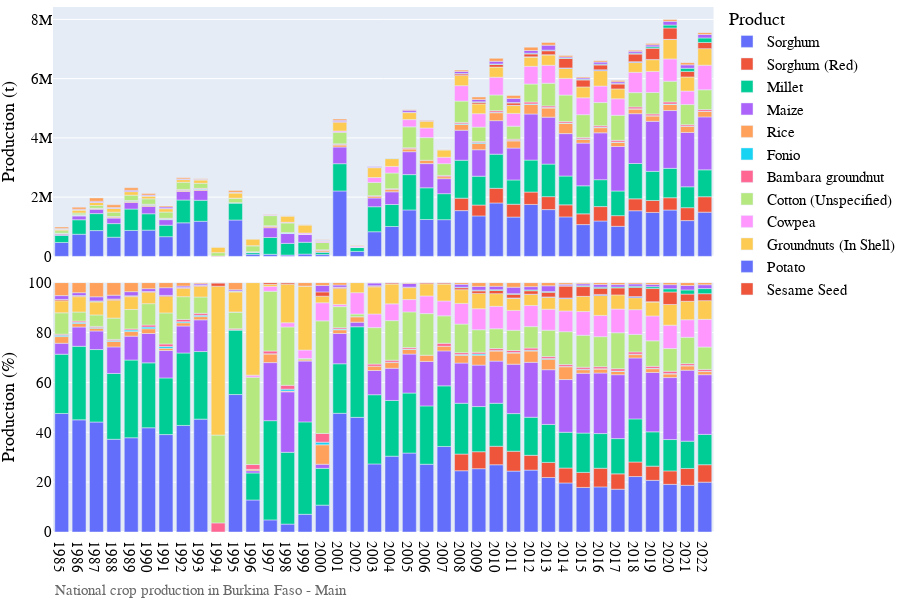
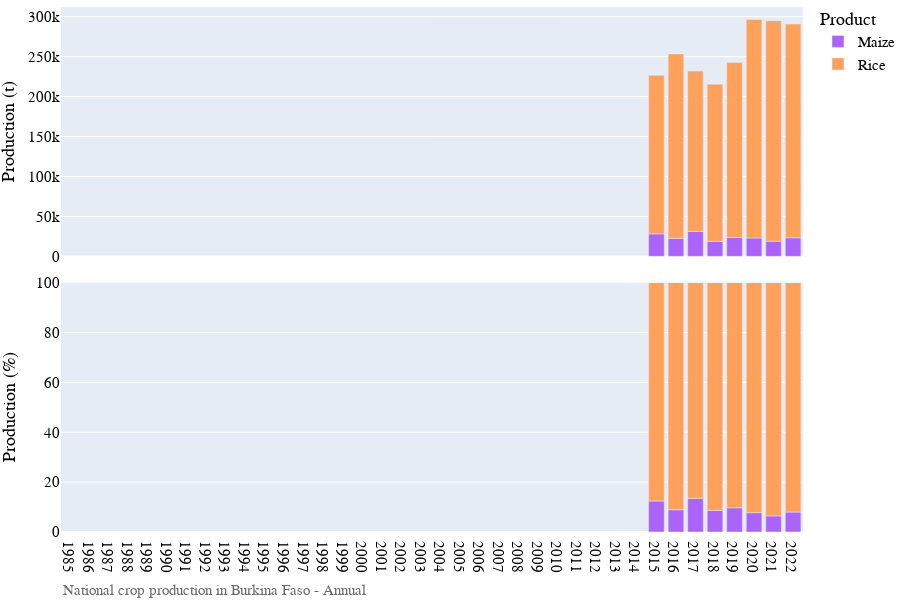

Notebook code for these charts, in order:
### Markdown cell above
# Visualization of production data

### Code cell
# Bar chart of national crop production
country_iso, country_name = 'BF', 'Burkina Faso'
df = pd.read_csv('../data/crop/adm_crop_production_%s.csv' % country_iso, index_col=0)
df['year'] = df['harvest_year']
year = [df['year'].min(), df['year'].max()]
product_order = ['Sorghum','Sorghum (Red)','Millet','Maize','Rice','Fonio']
for season_name in ['Main','Annual']:
    footnote = 'National crop production in %s - %s' % (country_name, season_name)
    fn_save = '../figures/%s_bar_natgrainprod_%s.png' % (country_iso, season_name)
    sub = df[df['season_name'] == season_name]
    fig = PlotBarProduction(sub, year, product_order, footnote, fn_save)
    fig.show()

### Figure 1 — Plotly figure (JSON) as saved in the notebook; plotly's stock layout.template omitted (floating-point values rounded to 4 significant figures)
{"data": [{"alignmentgroup": "True", "hovertemplate": "product=Sorghum<br>season_name=Main<br>type=orig_unit<br>year=%{x}<br>value=%{y}<extra></extra>", "legendgroup": "Sorghum", "marker": {"color": "#636efa", "pattern": {"shape": ""}}, "name": "Sorghum", "offsetgroup": "Sorghum", "orientation": "v", "showlegend": true, "textposition": "auto", "type": "bar", "x": [1985, 1986, 1987, 1988, 1989, 1990, 1991, 1992, 1993, 1995, 1996, 1997, 1998, 1999, 2000, 2001, 2002, 2003, 2004, 2005, 2006, 2007, 2008, 2009, 2010, 2011, 2012, 2013, 2014, 2015, 2016, 2017, 2018, 2019, 2020, 2021, 2022], "xaxis": "x2", "y": [469863, 747021, 870020, 646953, 875401, 886068, 665457, 1132600, 1185100, 1227468, 74064, 69337, 43394, 76572, 60065, 2208000.0, 166960, 831320, 1009000.0, 1568000.0, 1244000.0, 1239000.0, 1545000.0, 1366000.0, 1803000.0, 1327000.0, 1753171, 1578874, 1333427, 1073000.0, 1194000.0, 1015000.0, 1541000.0, 1483000.0, 1565000.0, 1208000.0, 1492000.0], "yaxis": "y2"}, {"alignmentgroup": "True", "hovertemplate": "product=Sorghum<br>season_name=Main<br>type=percent<br>year=%{x}<br>value=%{y}<extra></extra>", "legendgroup": "Sorghum", "marker": {"color": "#636efa", "pattern": {"shape": ""}}, "name": "Sorghum", "offsetgroup": "Sorghum", "orientation": "v", "showlegend": false, "textposition": "auto", "type": "bar", "x": [1985, 1986, 1987, 1988, 1989, 1990, 1991, 1992, 1993, 1995, 1996, 1997, 1998, 1999, 2000, 2001, 2002, 2003, 2004, 2005, 2006, 2007, 2008, 2009, 2010, 2011, 2012, 2013, 2014, 2015, 2016, 2017, 2018, 2019, 2020, 2021, 2022], "xaxis": "x", "y": [47.54, 44.98, 44.1, 37.18, 37.8, 41.79, 39.07, 42.73, 45.26, 55.12, 12.84, 4.863, 3.164, 7.096, 10.77, 47.6, 45.97, 27.3, 30.4, 31.66, 27.18, 34.31, 24.57, 25.39, 26.97, 24.42, 24.82, 21.86, 19.67, 17.87, 18.09, 17.16, 22.23, 20.71, 19.11, 18.73, 19.99], "yaxis": "y"}, {"alignmentgroup": "True", "hovertemplate": "product=Sorghum (Red)<br>season_name=Main<br>type=orig_unit<br>year=%{x}<br>value=%{y}<extra></extra>", "legendgroup": "Sorghum (Red)", "marker": {"color": "#EF553B", "pattern": {"shape": ""}}, "name": "Sorghum (Red)", "offsetgroup": "Sorghum (Red)", "orientation": "v", "showlegend": true, "textposition": "auto", "type": "bar", "x": [2008, 2009, 2010, 2011, 2012, 2013, 2014, 2015, 2016, 2017, 2018, 2019, 2020, 2021, 2022], "xaxis": "x2", "y": [419921, 365917, 495200.0, 432970, 418646, 437512, 405227, 362500.0, 486400.0, 360700.0, 401000.0, 403800.0, 414500.0, 435900.0, 521500.0], "yaxis": "y2"}, {"alignmentgroup": "True", "hovertemplate": "product=Sorghum (Red)<br>season_name=Main<br>type=percent<br>year=%{x}<br>value=%{y}<extra></extra>", "legendgroup": "Sorghum (Red)", "marker": {"color": "#EF553B", "pattern": {"shape": ""}}, "name": "Sorghum (Red)", "offsetgroup": "Sorghum (Red)", "orientation": "v", "showlegend": false, "textposition": "auto", "type": "bar", "x": [2008, 2009, 2010, 2011, 2012, 2013, 2014, 2015, 2016, 2017, 2018, 2019, 2020, 2021, 2022], "xaxis": "x", "y": [6.679, 6.801, 7.408, 7.969, 5.927, 6.058, 5.978, 6.037, 7.474, 6.156, 5.831, 5.698, 5.403, 6.761, 6.987], "yaxis": "y"}, {"alignmentgroup": "True", "hovertemplate": "product=Millet<br>season_name=Main<br>type=orig_unit<br>year=%{x}<br>value=%{y}<extra></extra>", "legendgroup": "Millet", "marker": {"color": "#00cc96", "pattern": {"shape": ""}}, "name": "Millet", "offsetgroup": "Millet", "orientation": "v", "showlegend": true, "textposition": "auto", "type": "bar", "x": [1985, 1986, 1987, 1988, 1989, 1990, 1991, 1992, 1993, 1995, 1996, 1997, 1998, 1999, 2000, 2001, 2002, 2003, 2004, 2005, 2006, 2007, 2008, 2009, 2010, 2011, 2012, 2013, 2014, 2015, 2016, 2017, 2018, 2019, 2020, 2021, 2022], "xaxis": "x2", "y": [234791, 489604, 573466, 459295, 721488, 551905, 386731, 770100, 709500, 575877, 62475, 567200.0, 394900.0, 399900.0, 82207, 920900.0, 132000.0, 844900.0, 741600.0, 1192000.0, 1071000.0, 877600.0, 1281000.0, 973900.0, 1153000.0, 819800.0, 1078000.0, 1098632, 972539, 946200.0, 907500.0, 831500.0, 1194000.0, 983000.0, 991400.0, 705300.0, 907700.0], "yaxis": "y2"}, {"alignmentgroup": "True", "hovertemplate": "product=Millet<br>season_name=Main<br>type=percent<br>year=%{x}<br>value=%{y}<extra></extra>", "legendgroup": "Millet", "marker": {"color": "#00cc96", "pattern": {"shape": ""}}, "name": "Millet", "offsetgroup": "Millet", "orientation": "v", "showlegend": false, "textposition": "auto", "type": "bar", "x": [1985, 1986, 1987, 1988, 1989, 1990, 1991, 1992, 1993, 1995, 1996, 1997, 1998, 1999, 2000, 2001, 2002, 2003, 2004, 2005, 2006, 2007, 2008, 2009, 2010, 2011, 2012, 2013, 2014, 2015, 2016, 2017, 2018, 2019, 2020, 2021, 2022], "xaxis": "x", "y": [23.75, 29.48, 29.07, 26.4, 31.15, 26.03, 22.71, 29.05, 27.1, 25.86, 10.83, 39.78, 28.8, 37.06, 14.74, 19.86, 36.34, 27.75, 22.35, 24.06, 23.39, 24.29, 20.38, 18.1, 17.24, 15.09, 15.27, 15.21, 14.35, 15.75, 13.91, 14.14, 17.29, 13.75, 12.57, 10.94, 12.16], "yaxis": "y"}, {"alignmentgroup": "True", "hovertemplate": "product=Maize<br>season_name=Main<br>type=orig_unit<br>year=%{x}<br>value=%{y}<extra></extra>", "legendgroup": "Maize", "marker": {"color": "#ab63fa", "pattern": {"shape": ""}}, "name": "Maize", "offsetgroup": "Maize", "orientation": "v", "showlegend": true, "textposition": "auto", "type": "bar", "x": [1985, 1986, 1987, 1988, 1989, 1990, 1991, 1992, 1993, 1996, 1997, 1998, 1999, 2000, 2001, 2002, 2003, 2004, 2005, 2006, 2007, 2008, 2009, 2010, 2011, 2012, 2013, 2014, 2015, 2016, 2017, 2018, 2019, 2020, 2021, 2022], "xaxis": "x2", "y": [43481, 128400.0, 146855, 185125, 222100.0, 249744, 187212, 286900, 333300, 5227, 332000.0, 332600.0, 263100.0, 9224, 563600.0, 6628, 295800.0, 428800.0, 774400.0, 816800.0, 506900.0, 1014000.0, 894500.0, 1130000.0, 1077000.0, 1556000.0, 1585420, 1433077, 1441000.0, 1582000.0, 1502000.0, 1682000.0, 1689000.0, 1952000.0, 1834000.0, 1787000.0], "yaxis": "y2"}, {"alignmentgroup": "True", "hovertemplate": "product=Maize<br>season_name=Main<br>type=percent<br>year=%{x}<br>value=%{y}<extra></extra>", "legendgroup": "Maize", "marker": {"color": "#ab63fa", "pattern": {"shape": ""}}, "name": "Maize", "offsetgroup": "Maize", "orientation": "v", "showlegend": false, "textposition": "auto", "type": "bar", "x": [1985, 1986, 1987, 1988, 1989, 1990, 1991, 1992, 1993, 1996, 1997, 1998, 1999, 2000, 2001, 2002, 2003, 2004, 2005, 2006, 2007, 2008, 2009, 2010, 2011, 2012, 2013, 2014, 2015, 2016, 2017, 2018, 2019, 2020, 2021, 2022], "xaxis": "x", "y": [4.399, 7.733, 7.444, 10.64, 9.589, 11.78, 10.99, 10.82, 12.73, 0.9061, 23.29, 24.25, 24.38, 1.654, 12.15, 1.825, 9.714, 12.92, 15.63, 17.84, 14.03, 16.12, 16.63, 16.9, 19.82, 22.03, 21.95, 21.14, 24.0, 24.28, 25.63, 24.44, 23.81, 24.85, 28.45, 23.94], "yaxis": "y"}, {"alignmentgroup": "True", "hovertemplate": "product=Rice<br>season_name=Main<br>type=orig_unit<br>year=%{x}<br>value=%{y}<extra></extra>", "legendgroup": "Rice", "marker": {"color": "#FFA15A", "pattern": {"shape": ""}}, "name": "Rice", "offsetgroup": "Rice", "orientation": "v", "showlegend": true, "textposition": "auto", "type": "bar", "x": [1985, 1986, 1987, 1988, 1989, 1990, 1991, 1992, 1993, 1995, 1996, 1997, 1998, 1999, 2000, 2001, 2002, 2003, 2004, 2005, 2006, 2007, 2008, 2009, 2010, 2011, 2012, 2013, 2014, 2015, 2016, 2017, 2018, 2019, 2020, 2021, 2022], "xaxis": "x2", "y": [26465, 24070.0, 21924, 38375, 42580.0, 40429, 15356, 34200, 33570, 1784, 3118, 49870.0, 3950, 5119, 43450.0, 68750.0, 7999, 52490.0, 75500.0, 93880.0, 113100.0, 66440.0, 194600.0, 213600.0, 268600.0, 240868, 320300.0, 305388, 347497, 131600.0, 174300.0, 141100.0, 154700.0, 180600.0, 206100.0, 204000.0, 182000.0], "yaxis": "y2"}, {"alignmentgroup": "True", "hovertemplate": "product=Rice<br>season_name=Main<br>type=percent<br>year=%{x}<br>value=%{y}<extra></extra>", "legendgroup": "Rice", "marker": {"color": "#FFA15A", "pattern": {"shape": ""}}, "name": "Rice", "offsetgroup": "Rice", "orientation": "v", "showlegend": false, "textposition": "auto", "type": "bar", "x": [1985, 1986, 1987, 1988, 1989, 1990, 1991, 1992, 1993, 1995, 1996, 1997, 1998, 1999, 2000, 2001, 2002, 2003, 2004, 2005, 2006, 2007, 2008, 2009, 2010, 2011, 2012, 2013, 2014, 2015, 2016, 2017, 2018, 2019, 2020, 2021, 2022], "xaxis": "x", "y": [2.677, 1.449, 1.111, 2.206, 1.839, 1.907, 0.9016, 1.29, 1.282, 0.08011, 0.5405, 3.498, 0.2881, 0.4744, 7.794, 1.482, 2.202, 1.724, 2.275, 1.895, 2.471, 1.839, 3.094, 3.97, 4.018, 4.433, 4.534, 4.229, 5.126, 1.422, 1.573, 1.272, 1.339, 1.505, 1.451, 1.737, 1.254], "yaxis": "y"}, {"alignmentgroup": "True", "hovertemplate": "product=Fonio<br>season_name=Main<br>type=orig_unit<br>year=%{x}<br>value=%{y}<extra></extra>", "legendgroup": "Fonio", "marker": {"color": "#19d3f3", "pattern": {"shape": ""}}, "name": "Fonio", "offsetgroup": "Fonio", "orientation": "v", "showlegend": true, "textposition": "auto", "type": "bar", "x": [1985, 1986, 1987, 1988, 1989, 1990, 1991, 1992, 1993, 1997, 1998, 2000, 2001, 2004, 2005, 2008, 2009, 2010, 2011, 2012, 2013, 2014, 2015, 2016, 2017, 2018, 2019, 2020, 2021, 2022], "xaxis": "x2", "y": [5188, 7042.0, 6509, 5737.0, 13777, 13800, 12244, 12030.0, 13500, 239.6, 10600.0, 5904.0, 12300.0, 5678.0, 7813.0, 19548, 26100, 18315, 14473, 20430, 19886, 8559, 13090.0, 10940.0, 10070.0, 11270.0, 10240.0, 10760.0, 7550.0, 8187.0], "yaxis": "y2"}, {"alignmentgroup": "True", "hovertemplate": "product=Fonio<br>season_name=Main<br>type=percent<br>year=%{x}<br>value=%{y}<extra></extra>", "legendgroup": "Fonio", "marker": {"color": "#19d3f3", "pattern": {"shape": ""}}, "name": "Fonio", "offsetgroup": "Fonio", "orientation": "v", "showlegend": false, "textposition": "auto", "type": "bar", "x": [1985, 1986, 1987, 1988, 1989, 1990, 1991, 1992, 1993, 1997, 1998, 2000, 2001, 2004, 2005, 2008, 2009, 2010, 2011, 2012, 2013, 2014, 2015, 2016, 2017, 2018, 2019, 2020, 2021, 2022], "xaxis": "x", "y": [0.5249, 0.4241, 0.3299, 0.3297, 0.5949, 0.6509, 0.7189, 0.4537, 0.5156, 0.01681, 0.7728, 1.059, 0.2652, 0.1711, 0.1577, 0.3109, 0.4851, 0.274, 0.2664, 0.2892, 0.2754, 0.1263, 0.218, 0.168, 0.1719, 0.1639, 0.1445, 0.1403, 0.1171, 0.1097], "yaxis": "y"}, {"alignmentgroup": "True", "hovertemplate": "product=Bambara groundnut<br>season_name=Main<br>type=orig_unit<br>year=%{x}<br>value=%{y}<extra></extra>", "legendgroup": "Bambara groundnut", "marker": {"color": "#FF6692", "pattern": {"shape": ""}}, "name": "Bambara groundnut", "offsetgroup": "Bambara groundnut", "orientation": "v", "showlegend": true, "textposition": "auto", "type": "bar", "x": [1985, 1986, 1987, 1988, 1989, 1990, 1991, 1992, 1993, 1994, 1995, 1996, 1997, 1998, 2000, 2001, 2002, 2003, 2004, 2005, 2007, 2008, 2009, 2010, 2011, 2012, 2013, 2014, 2015, 2016, 2017, 2018, 2019, 2020, 2021, 2022], "xaxis": "x2", "y": [4336, 8256.0, 7481.0, 8364.0, 10720.0, 17701, 17323, 24030, 20980, 11820.0, 9348.0, 11160.0, 16060.0, 21240.0, 19450.0, 25240.0, 73.5, 25820.0, 25640.0, 28770.0, 43310.0, 47400.0, 38280.0, 50500.0, 42310.0, 63640.0, 53700.0, 49700.0, 46880.0, 52050.0, 56130.0, 63390.0, 58440.0, 74650.0, 49410.0, 57210.0], "yaxis": "y2"}, {"alignmentgroup": "True", "hovertemplate": "product=Bambara groundnut<br>season_name=Main<br>type=percent<br>year=%{x}<br>value=%{y}<extra></extra>", "legendgroup": "Bambara groundnut", "marker": {"color": "#FF6692", "pattern": {"shape": ""}}, "name": "Bambara groundnut", "offsetgroup": "Bambara groundnut", "orientation": "v", "showlegend": false, "textposition": "auto", "type": "bar", "x": [1985, 1986, 1987, 1988, 1989, 1990, 1991, 1992, 1993, 1994, 1995, 1996, 1997, 1998, 2000, 2001, 2002, 2003, 2004, 2005, 2007, 2008, 2009, 2010, 2011, 2012, 2013, 2014, 2015, 2016, 2017, 2018, 2019, 2020, 2021, 2022], "xaxis": "x", "y": [0.4387, 0.4971, 0.3792, 0.4807, 0.463, 0.8349, 1.017, 0.9066, 0.8013, 3.65, 0.4198, 1.934, 1.127, 1.549, 3.489, 0.5441, 0.02024, 0.8478, 0.7727, 0.5807, 1.199, 0.7539, 0.7114, 0.7555, 0.7788, 0.9009, 0.7437, 0.7331, 0.7805, 0.7965, 0.9576, 0.921, 0.8245, 0.9732, 0.7663, 0.7665], "yaxis": "y"}, {"alignmentgroup": "True", "hovertemplate": "product=Cotton (Unspecified)<br>season_name=Main<br>type=orig_unit<br>year=%{x}<br>value=%{y}<extra></extra>", "legendgroup": "Cotton (Unspecified)", "marker": {"color": "#B6E880", "pattern": {"shape": ""}}, "name": "Cotton (Unspecified)", "offsetgroup": "Cotton (Unspecified)", "orientation": "v", "showlegend": true, "textposition": "auto", "type": "bar", "x": [1985, 1986, 1987, 1988, 1989, 1990, 1991, 1992, 1993, 1994, 1995, 1996, 1997, 1998, 1999, 2000, 2001, 2002, 2003, 2004, 2005, 2006, 2007, 2008, 2009, 2010, 2011, 2012, 2013, 2014, 2015, 2016, 2017, 2018, 2019, 2020, 2021, 2022], "xaxis": "x2", "y": [84654, 60250, 91049, 148625, 180397, 181682, 211995, 241703, 171500, 114116, 149432, 201993, 341300.0, 320900.0, 6211, 251800.0, 393200.0, 3791, 445756, 527100.0, 707700.0, 764700.0, 397300.0, 720700.0, 485000.0, 530400.0, 441100.0, 607000.0, 766221, 894982, 768900.0, 784800.0, 844300.0, 482200.0, 724200.0, 698900.0, 680800.0, 668600.0], "yaxis": "y2"}, {"alignmentgroup": "True", "hovertemplate": "product=Cotton (Unspecified)<br>season_name=Main<br>type=percent<br>year=%{x}<br>value=%{y}<extra></extra>", "legendgroup": "Cotton (Unspecified)", "marker": {"color": "#B6E880", "pattern": {"shape": ""}}, "name": "Cotton (Unspecified)", "offsetgroup": "Cotton (Unspecified)", "orientation": "v", "showlegend": false, "textposition": "auto", "type": "bar", "x": [1985, 1986, 1987, 1988, 1989, 1990, 1991, 1992, 1993, 1994, 1995, 1996, 1997, 1998, 1999, 2000, 2001, 2002, 2003, 2004, 2005, 2006, 2007, 2008, 2009, 2010, 2011, 2012, 2013, 2014, 2015, 2016, 2017, 2018, 2019, 2020, 2021, 2022], "xaxis": "x", "y": [8.564, 3.628, 4.615, 8.542, 7.79, 8.569, 12.45, 9.119, 6.55, 35.23, 6.71, 35.02, 23.94, 23.4, 0.5756, 45.16, 8.477, 1.044, 14.64, 15.88, 14.29, 16.7, 11.0, 11.46, 9.015, 7.934, 8.119, 8.593, 10.61, 13.2, 12.8, 12.06, 14.41, 7.012, 10.22, 9.082, 10.56, 8.958], "yaxis": "y"}, {"alignmentgroup": "True", "hovertemplate": "product=Cowpea<br>season_name=Main<br>type=orig_unit<br>year=%{x}<br>value=%{y}<extra></extra>", "legendgroup": "Cowpea", "marker": {"color": "#FF97FF", "pattern": {"shape": ""}}, "name": "Cowpea", "offsetgroup": "Cowpea", "orientation": "v", "showlegend": true, "textposition": "auto", "type": "bar", "x": [1995, 1996, 1997, 1998, 1999, 2000, 2001, 2002, 2003, 2004, 2005, 2006, 2007, 2008, 2009, 2010, 2011, 2012, 2013, 2014, 2015, 2016, 2017, 2018, 2019, 2020, 2021, 2022], "xaxis": "x2", "y": [906.8, 4779.0, 27678, 23190.0, 36294, 40411, 40390.0, 31189, 166100.0, 222800.0, 244500.0, 323800.0, 215400.0, 521700.0, 453600.0, 600400.0, 432084, 598500.0, 605760, 562936, 571300.0, 556900.0, 557400.0, 685100.0, 710600.0, 752600.0, 454800.0, 829200.0], "yaxis": "y2"}, {"alignmentgroup": "True", "hovertemplate": "product=Cowpea<br>season_name=Main<br>type=percent<br>year=%{x}<br>value=%{y}<extra></extra>", "legendgroup": "Cowpea", "marker": {"color": "#FF97FF", "pattern": {"shape": ""}}, "name": "Cowpea", "offsetgroup": "Cowpea", "orientation": "v", "showlegend": false, "textposition": "auto", "type": "bar", "x": [1995, 1996, 1997, 1998, 1999, 2000, 2001, 2002, 2003, 2004, 2005, 2006, 2007, 2008, 2009, 2010, 2011, 2012, 2013, 2014, 2015, 2016, 2017, 2018, 2019, 2020, 2021, 2022], "xaxis": "x", "y": [0.04072, 0.8285, 1.941, 1.691, 3.364, 7.248, 0.8708, 8.587, 5.454, 6.714, 4.937, 7.073, 5.963, 8.297, 8.431, 8.981, 7.953, 8.473, 8.388, 8.305, 9.513, 8.517, 9.487, 9.935, 9.99, 9.35, 7.054, 11.11], "yaxis": "y"}, {"alignmentgroup": "True", "hovertemplate": "product=Groundnuts (In Shell)<br>season_name=Main<br>type=orig_unit<br>year=%{x}<br>value=%{y}<extra></extra>", "legendgroup": "Groundnuts (In Shell)", "marker": {"color": "#FECB52", "pattern": {"shape": ""}}, "name": "Groundnuts (In Shell)", "offsetgroup": "Groundnuts (In Shell)", "orientation": "v", "showlegend": true, "textposition": "auto", "type": "bar", "x": [1985, 1986, 1987, 1988, 1989, 1990, 1991, 1992, 1993, 1994, 1995, 1996, 1997, 1998, 1999, 2000, 2001, 2002, 2003, 2004, 2005, 2006, 2007, 2008, 2009, 2010, 2011, 2012, 2013, 2014, 2015, 2016, 2017, 2018, 2019, 2020, 2021, 2022], "xaxis": "x2", "y": [47732, 102544, 102782, 125234, 119148, 97762, 112729, 90500, 113500, 193314, 179005, 214030, 12441, 212300.0, 276600.0, 14693, 295600.0, 14564, 332100.0, 263700.0, 237300.0, 224800.0, 244600.0, 346300.0, 330600.0, 340166, 265300.0, 311300.0, 349684, 335225, 365900.0, 520200.0, 334700.0, 330400.0, 398100.0, 658300.0, 477300.0, 559100.0], "yaxis": "y2"}, {"alignmentgroup": "True", "hovertemplate": "product=Groundnuts (In Shell)<br>season_name=Main<br>type=percent<br>year=%{x}<br>value=%{y}<extra></extra>", "legendgroup": "Groundnuts (In Shell)", "marker": {"color": "#FECB52", "pattern": {"shape": ""}}, "name": "Groundnuts (In Shell)", "offsetgroup": "Groundnuts (In Shell)", "orientation": "v", "showlegend": false, "textposition": "auto", "type": "bar", "x": [1985, 1986, 1987, 1988, 1989, 1990, 1991, 1992, 1993, 1994, 1995, 1996, 1997, 1998, 1999, 2000, 2001, 2002, 2003, 2004, 2005, 2006, 2007, 2008, 2009, 2010, 2011, 2012, 2013, 2014, 2015, 2016, 2017, 2018, 2019, 2020, 2021, 2022], "xaxis": "x", "y": [4.829, 6.175, 5.21, 7.198, 5.145, 4.611, 6.619, 3.414, 4.335, 59.68, 8.038, 37.1, 0.8726, 15.48, 25.63, 2.635, 6.373, 4.01, 10.91, 7.947, 4.79, 4.91, 6.771, 5.508, 6.145, 5.088, 4.883, 4.407, 4.842, 4.945, 6.092, 7.98, 5.706, 4.796, 5.599, 8.301, 7.402, 7.49], "yaxis": "y"}, {"alignmentgroup": "True", "hovertemplate": "product=Potato<br>season_name=Main<br>type=orig_unit<br>year=%{x}<br>value=%{y}<extra></extra>", "legendgroup": "Potato", "marker": {"color": "#636efa", "pattern": {"shape": ""}}, "name": "Potato", "offsetgroup": "Potato", "orientation": "v", "showlegend": true, "textposition": "auto", "type": "bar", "x": [2011, 2012, 2013, 2014, 2016, 2018, 2019, 2020], "xaxis": "x2", "y": [6300, 7675, 7775, 18500, 27555, 29400, 6164, 1231], "yaxis": "y2"}, {"alignmentgroup": "True", "hovertemplate": "product=Potato<br>season_name=Main<br>type=percent<br>year=%{x}<br>value=%{y}<extra></extra>", "legendgroup": "Potato", "marker": {"color": "#636efa", "pattern": {"shape": ""}}, "name": "Potato", "offsetgroup": "Potato", "orientation": "v", "showlegend": false, "textposition": "auto", "type": "bar", "x": [2011, 2012, 2013, 2014, 2016, 2018, 2019, 2020], "xaxis": "x", "y": [0.116, 0.1087, 0.1077, 0.2729, 0.4234, 0.4275, 0.08698, 0.01605], "yaxis": "y"}, {"alignmentgroup": "True", "hovertemplate": "product=Sesame Seed<br>season_name=Main<br>type=orig_unit<br>year=%{x}<br>value=%{y}<extra></extra>", "legendgroup": "Sesame Seed", "marker": {"color": "#EF553B", "pattern": {"shape": ""}}, "name": "Sesame Seed", "offsetgroup": "Sesame Seed", "orientation": "v", "showlegend": true, "textposition": "auto", "type": "bar", "x": [1985, 1986, 1987, 1988, 1989, 1990, 1991, 1992, 1993, 1994, 1995, 1997, 1998, 2000, 2001, 2003, 2004, 2005, 2006, 2007, 2008, 2009, 2010, 2011, 2012, 2013, 2014, 2015, 2016, 2017, 2018, 2019, 2020, 2021, 2022], "xaxis": "x2", "y": [5443, 4903.0, 5762.0, 7437.0, 6728.0, 5569, 6976.0, 5800.0, 9400, 4456.0, 5431.0, 9582.0, 8108.0, 9670.0, 22400.0, 10540.0, 17150.0, 9824.0, 19750.0, 19470.0, 49900.0, 55380.0, 87620.0, 79950.0, 98823, 132700.0, 321837, 235100.0, 164200.0, 164000.0, 255200.0, 374700.0, 384600.0, 186400.0, 208800.0], "yaxis": "y2"}, {"alignmentgroup": "True", "hovertemplate": "product=Sesame Seed<br>season_name=Main<br>type=percent<br>year=%{x}<br>value=%{y}<extra></extra>", "legendgroup": "Sesame Seed", "marker": {"color": "#EF553B", "pattern": {"shape": ""}}, "name": "Sesame Seed", "offsetgroup": "Sesame Seed", "orientation": "v", "showlegend": false, "textposition": "auto", "type": "bar", "x": [1985, 1986, 1987, 1988, 1989, 1990, 1991, 1992, 1993, 1994, 1995, 1997, 1998, 2000, 2001, 2003, 2004, 2005, 2006, 2007, 2008, 2009, 2010, 2011, 2012, 2013, 2014, 2015, 2016, 2017, 2018, 2019, 2020, 2021, 2022], "xaxis": "x", "y": [0.5507, 0.2952, 0.292, 0.4274, 0.2905, 0.2627, 0.4096, 0.2188, 0.359, 1.376, 0.2439, 0.6721, 0.5913, 1.734, 0.483, 0.3462, 0.5169, 0.1983, 0.4314, 0.5391, 0.7936, 1.029, 1.311, 1.472, 1.399, 1.837, 4.748, 3.914, 2.519, 2.796, 3.693, 5.287, 5.014, 2.892, 2.797], "yaxis": "y"}, {"alignmentgroup": "True", "hovertemplate": "product=Soybean<br>season_name=Main<br>type=orig_unit<br>year=%{x}<br>value=%{y}<extra></extra>", "legendgroup": "Soybean", "marker": {"color": "#00cc96", "pattern": {"shape": ""}}, "name": "Soybean", "offsetgroup": "Soybean", "orientation": "v", "showlegend": true, "textposition": "auto", "type": "bar", "x": [1985, 1986, 1987, 1988, 1989, 1990, 1991, 1992, 1993, 1994, 1995, 2001, 2003, 2004, 2008, 2009, 2010, 2011, 2012, 2013, 2014, 2015, 2016, 2017, 2018, 2019, 2020, 2021, 2022], "xaxis": "x2", "y": [2, 2125, 2458, 681, 711, 370, 132, 100, 100, 5, 2551, 2084.0, 2083.0, 975.5, 11598, 14750.0, 18030.0, 14630.0, 23320.0, 20980.0, 13380.0, 20020.0, 25850.0, 18500.0, 31310.0, 51710.0, 98510.0, 106700.0, 152500.0], "yaxis": "y2"}, {"alignmentgroup": "True", "hovertemplate": "product=Soybean<br>season_name=Main<br>type=percent<br>year=%{x}<br>value=%{y}<extra></extra>", "legendgroup": "Soybean", "marker": {"color": "#00cc96", "pattern": {"shape": ""}}, "name": "Soybean", "offsetgroup": "Soybean", "orientation": "v", "showlegend": false, "textposition": "auto", "type": "bar", "x": [1985, 1986, 1987, 1988, 1989, 1990, 1991, 1992, 1993, 1994, 1995, 2001, 2003, 2004, 2008, 2009, 2010, 2011, 2012, 2013, 2014, 2015, 2016, 2017, 2018, 2019, 2020, 2021, 2022], "xaxis": "x", "y": [0.0002023, 0.128, 0.1246, 0.03914, 0.0307, 0.01745, 0.00775, 0.003773, 0.003819, 0.001544, 0.1146, 0.04493, 0.06839, 0.0294, 0.1845, 0.2742, 0.2697, 0.2694, 0.3301, 0.2905, 0.1974, 0.3334, 0.3972, 0.3158, 0.4554, 0.7296, 1.284, 1.654, 2.044], "yaxis": "y"}, {"alignmentgroup": "True", "hovertemplate": "product=Sweet Potatoes<br>season_name=Main<br>type=orig_unit<br>year=%{x}<br>value=%{y}<extra></extra>", "legendgroup": "Sweet Potatoes", "marker": {"color": "#ab63fa", "pattern": {"shape": ""}}, "name": "Sweet Potatoes", "offsetgroup": "Sweet Potatoes", "orientation": "v", "showlegend": true, "textposition": "auto", "type": "bar", "x": [1985, 1986, 1987, 1988, 1989, 1990, 1991, 1992, 1993, 1994, 1995, 1998, 1999, 2000, 2001, 2003, 2004, 2005, 2007, 2008, 2009, 2010, 2011, 2012, 2013, 2014, 2015, 2016, 2017, 2018, 2019, 2020, 2021, 2022], "xaxis": "x2", "y": [15066, 19508, 32504, 26702, 38899, 23708, 52458, 16200, 15000, 197, 11780.0, 151.8, 50.3, 14370.0, 41300.0, 34050.0, 695.1, 71690.0, 507.6, 73000.0, 81570.0, 92523, 139900.0, 92812, 167570, 37641, 47030.0, 70500.0, 58750.0, 64540.0, 66380.0, 126600.0, 114900.0, 115600.0], "yaxis": "y2"}, {"alignmentgroup": "True", "hovertemplate": "product=Sweet Potatoes<br>season_name=Main<br>type=percent<br>year=%{x}<br>value=%{y}<extra></extra>", "legendgroup": "Sweet Potatoes", "marker": {"color": "#ab63fa", "pattern": {"shape": ""}}, "name": "Sweet Potatoes", "offsetgroup": "Sweet Potatoes", "orientation": "v", "showlegend": false, "textposition": "auto", "type": "bar", "x": [1985, 1986, 1987, 1988, 1989, 1990, 1991, 1992, 1993, 1994, 1995, 1998, 1999, 2000, 2001, 2003, 2004, 2005, 2007, 2008, 2009, 2010, 2011, 2012, 2013, 2014, 2015, 2016, 2017, 2018, 2019, 2020, 2021, 2022], "xaxis": "x", "y": [1.524, 1.175, 1.648, 1.535, 1.68, 1.118, 3.08, 0.6112, 0.5729, 0.06082, 0.5291, 0.01107, 0.004662, 2.578, 0.8905, 1.118, 0.02095, 1.447, 0.01405, 1.161, 1.516, 1.384, 2.576, 1.314, 2.32, 0.5553, 0.7831, 1.083, 1.003, 0.9385, 0.9367, 1.65, 1.782, 1.549], "yaxis": "y"}, {"alignmentgroup": "True", "hovertemplate": "product=Yams<br>season_name=Main<br>type=orig_unit<br>year=%{x}<br>value=%{y}<extra></extra>", "legendgroup": "Yams", "marker": {"color": "#FFA15A", "pattern": {"shape": ""}}, "name": "Yams", "offsetgroup": "Yams", "orientation": "v", "showlegend": true, "textposition": "auto", "type": "bar", "x": [1985, 1986, 1987, 1988, 1989, 1990, 1991, 1992, 1993, 1995, 1999, 2000, 2001, 2003, 2005, 2007, 2008, 2009, 2010, 2011, 2012, 2013, 2014, 2015, 2016, 2017, 2018, 2019, 2020, 2021, 2022], "xaxis": "x2", "y": [51427, 66894, 112017, 87434, 83961, 51368, 34591, 36500, 12900, 63292, 15210.0, 6299, 44480.0, 4208.0, 17600.0, 1566.0, 43300.0, 80855, 97627, 99697, 113235, 91562, 43952, 28760.0, 47660.0, 46730.0, 35910.0, 50150.0, 62190.0, 74280.0, 62660.0], "yaxis": "y2"}, {"alignmentgroup": "True", "hovertemplate": "product=Yams<br>season_name=Main<br>type=percent<br>year=%{x}<br>value=%{y}<extra></extra>", "legendgroup": "Yams", "marker": {"color": "#FFA15A", "pattern": {"shape": ""}}, "name": "Yams", "offsetgroup": "Yams", "orientation": "v", "showlegend": false, "textposition": "auto", "type": "bar", "x": [1985, 1986, 1987, 1988, 1989, 1990, 1991, 1992, 1993, 1995, 1999, 2000, 2001, 2003, 2005, 2007, 2008, 2009, 2010, 2011, 2012, 2013, 2014, 2015, 2016, 2017, 2018, 2019, 2020, 2021, 2022], "xaxis": "x", "y": [5.203, 4.028, 5.678, 5.025, 3.625, 2.423, 2.031, 1.377, 0.4927, 2.842, 1.409, 1.13, 0.9591, 0.1382, 0.3553, 0.04335, 0.6887, 1.503, 1.46, 1.835, 1.603, 1.268, 0.6484, 0.4789, 0.7324, 0.7977, 0.5222, 0.7077, 0.8107, 1.152, 0.8395], "yaxis": "y"}], "layout": {"annotations": [{"showarrow": false, "text": "", "textangle": 90, "x": 0.98, "xanchor": "left", "xref": "paper", "y": 0.2375, "yanchor": "middle", "yref": "paper"}, {"showarrow": false, "text": "", "textangle": 90, "x": 0.98, "xanchor": "left", "xref": "paper", "y": 0.7625, "yanchor": "middle", "yref": "paper"}, {"align": "left", "font": {"color": "dimgrey", "family": "arial", "size": 15}, "showarrow": false, "text": "National crop production in Burkina Faso - Main", "x": 0, "xref": "paper", "y": -0.13, "yref": "paper"}], "barmode": "relative", "font": {"color": "black", "family": "arial", "size": 15}, "height": 600, "legend": {"title": {"text": "Product"}, "tracegroupgap": 0, "x": 1, "y": 1.01}, "margin": {"b": 0, "l": 0, "r": 0, "t": 0}, "width": 900, "xaxis": {"anchor": "y", "domain": [0, 0.98], "dtick": 1, "range": [1984.0, 2022.0], "title": {"text": ""}, "type": "linear"}, "xaxis2": {"anchor": "y2", "domain": [0, 0.98], "matches": "x", "showticklabels": false, "type": "linear"}, "yaxis": {"anchor": "x", "domain": [0, 0.475], "range": [0, 100], "title": {"text": "Production (%)"}, "type": "linear"}, "yaxis2": {"anchor": "x2", "autorange": true, "domain": [0.525, 1], "range": [0, 8418000.0], "title": {"text": "Production (t)"}, "type": "linear"}}}

### Figure 2 — Plotly figure (JSON) as saved in the notebook; plotly's stock layout.template omitted (floating-point values rounded to 4 significant figures)
{"data": [{"alignmentgroup": "True", "hovertemplate": "product=Maize<br>season_name=Annual<br>type=orig_unit<br>year=%{x}<br>value=%{y}<extra></extra>", "legendgroup": "Maize", "marker": {"color": "#ab63fa", "pattern": {"shape": ""}}, "name": "Maize", "offsetgroup": "Maize", "orientation": "v", "showlegend": true, "textposition": "auto", "type": "bar", "x": [2015, 2016, 2017, 2018, 2019, 2020, 2021, 2022], "xaxis": "x2", "y": [28150.0, 22560.0, 31260.0, 18732, 23580.0, 23020.0, 19080.0, 23290.0], "yaxis": "y2"}, {"alignmentgroup": "True", "hovertemplate": "product=Maize<br>season_name=Annual<br>type=percent<br>year=%{x}<br>value=%{y}<extra></extra>", "legendgroup": "Maize", "marker": {"color": "#ab63fa", "pattern": {"shape": ""}}, "name": "Maize", "offsetgroup": "Maize", "orientation": "v", "showlegend": false, "textposition": "auto", "type": "bar", "x": [2015, 2016, 2017, 2018, 2019, 2020, 2021, 2022], "xaxis": "x", "y": [12.42, 8.902, 13.48, 8.692, 9.722, 7.765, 6.467, 8.006], "yaxis": "y"}, {"alignmentgroup": "True", "hovertemplate": "product=Rice<br>season_name=Annual<br>type=orig_unit<br>year=%{x}<br>value=%{y}<extra></extra>", "legendgroup": "Rice", "marker": {"color": "#FFA15A", "pattern": {"shape": ""}}, "name": "Rice", "offsetgroup": "Rice", "orientation": "v", "showlegend": true, "textposition": "auto", "type": "bar", "x": [2015, 2016, 2017, 2018, 2019, 2020, 2021, 2022], "xaxis": "x2", "y": [198400.0, 230800.0, 200700.0, 196800.0, 219000.0, 273500.0, 275900.0, 267600.0], "yaxis": "y2"}, {"alignmentgroup": "True", "hovertemplate": "product=Rice<br>season_name=Annual<br>type=percent<br>year=%{x}<br>value=%{y}<extra></extra>", "legendgroup": "Rice", "marker": {"color": "#FFA15A", "pattern": {"shape": ""}}, "name": "Rice", "offsetgroup": "Rice", "orientation": "v", "showlegend": false, "textposition": "auto", "type": "bar", "x": [2015, 2016, 2017, 2018, 2019, 2020, 2021, 2022], "xaxis": "x", "y": [87.58, 91.1, 86.52, 91.31, 90.28, 92.23, 93.53, 91.99], "yaxis": "y"}], "layout": {"annotations": [{"showarrow": false, "text": "", "textangle": 90, "x": 0.98, "xanchor": "left", "xref": "paper", "y": 0.2375, "yanchor": "middle", "yref": "paper"}, {"showarrow": false, "text": "", "textangle": 90, "x": 0.98, "xanchor": "left", "xref": "paper", "y": 0.7625, "yanchor": "middle", "yref": "paper"}, {"align": "left", "font": {"color": "dimgrey", "family": "arial", "size": 15}, "showarrow": false, "text": "National crop production in Burkina Faso - Annual", "x": 0, "xref": "paper", "y": -0.13, "yref": "paper"}], "barmode": "relative", "font": {"color": "black", "family": "arial", "size": 15}, "height": 600, "legend": {"title": {"text": "Product"}, "tracegroupgap": 0, "x": 1, "y": 1.01}, "margin": {"b": 0, "l": 0, "r": 0, "t": 0}, "width": 900, "xaxis": {"anchor": "y", "domain": [0, 0.98], "dtick": 1, "range": [1984.0, 2022.0], "title": {"text": ""}, "type": "linear"}, "xaxis2": {"anchor": "y2", "domain": [0, 0.98], "matches": "x", "showticklabels": false, "type": "linear"}, "yaxis": {"anchor": "x", "domain": [0, 0.475], "range": [0, 100], "title": {"text": "Production (%)"}, "type": "linear"}, "yaxis2": {"anchor": "x2", "autorange": true, "domain": [0.525, 1], "range": [0, 312100.0], "title": {"text": "Production (t)"}, "type": "linear"}}}
